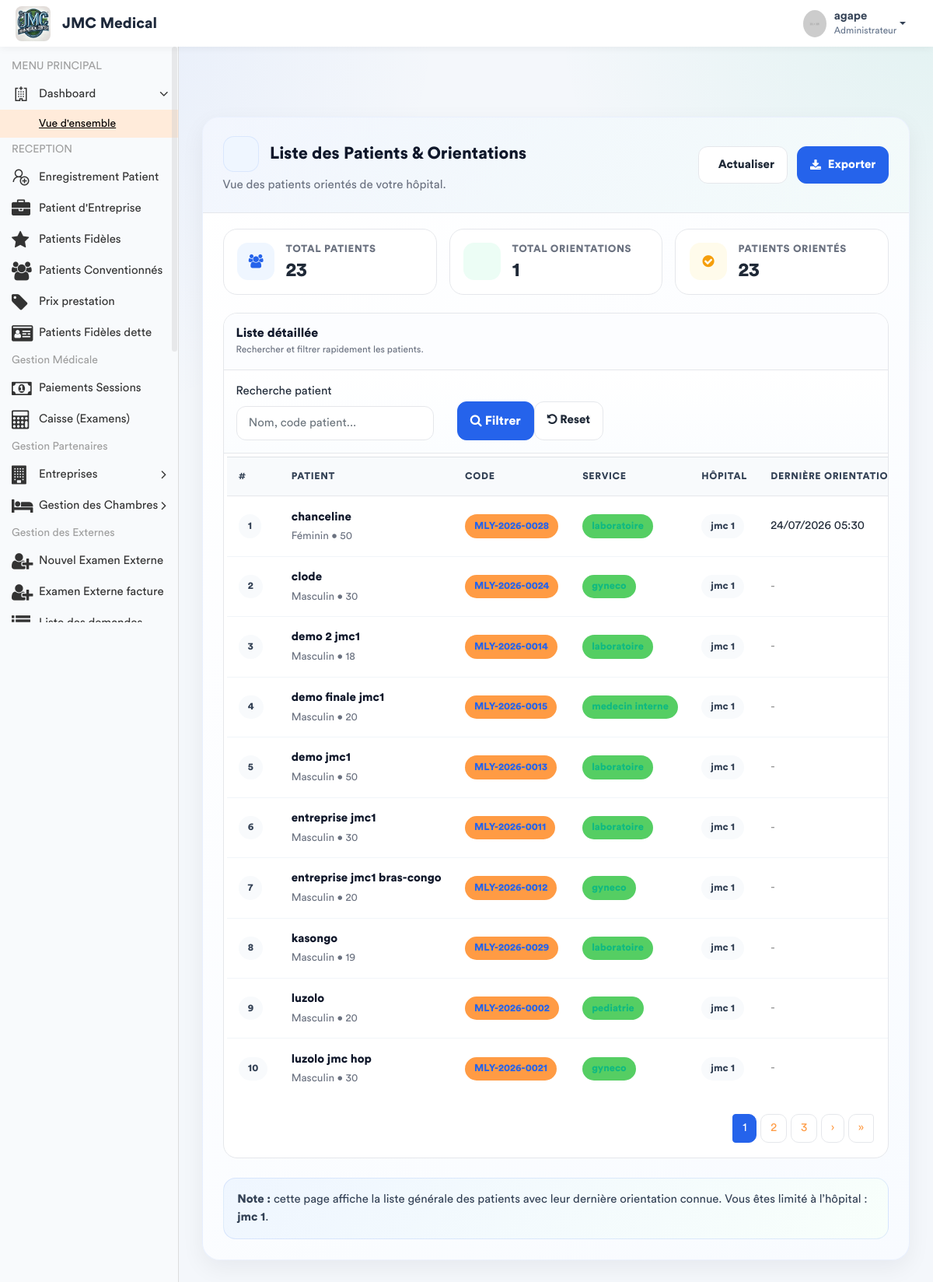
The app's page /patients/orientations/ (signed in), older data.
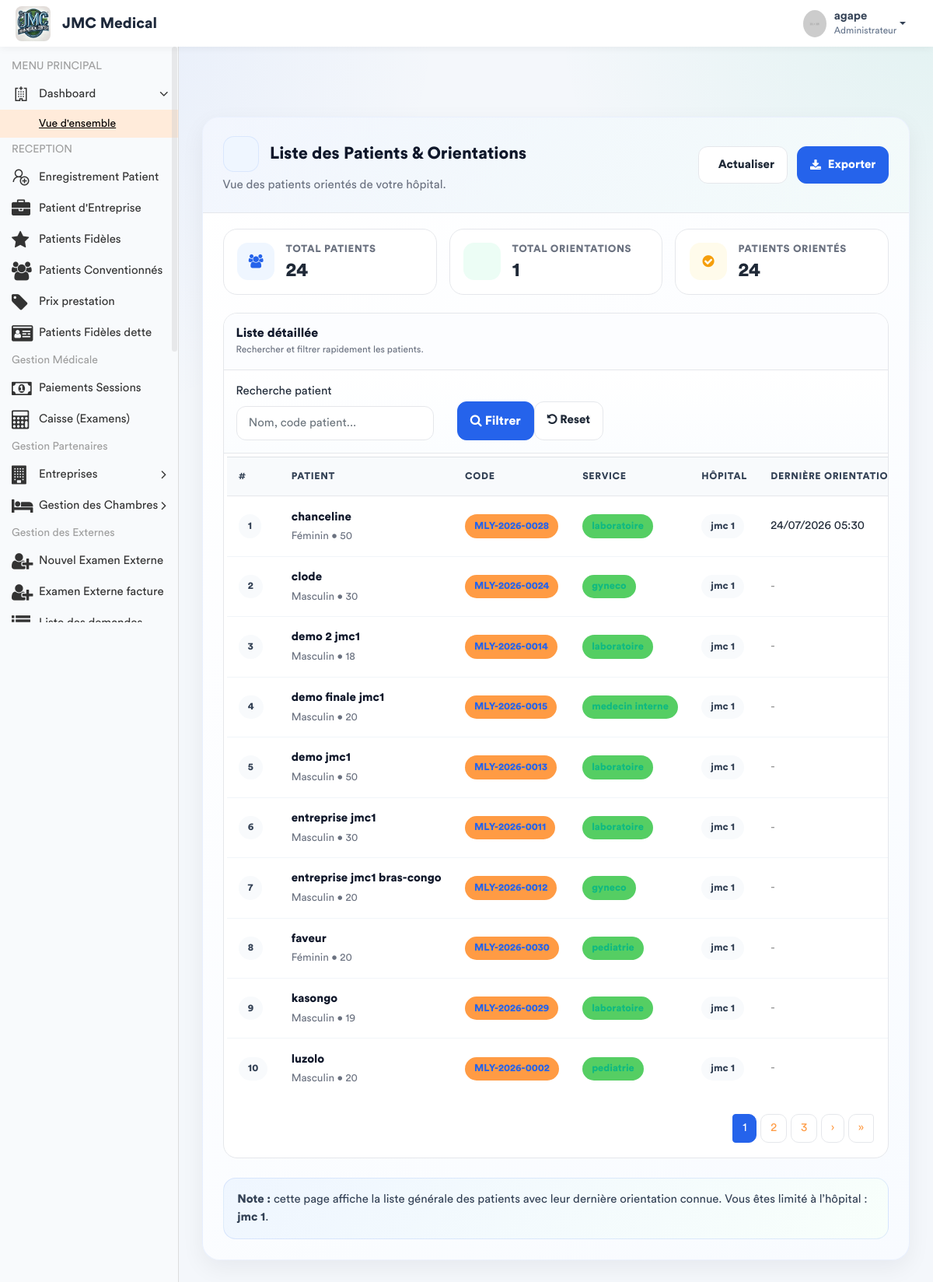
The same page, newer data.
### app/models.py (models this page shows, shortened)
class Patient(models.Model):
    TYPE_CHOICES = [
        ('SIMPLE', 'Patient Simple'),
        ('FIDELE', 'Patient Fidèle'),
        ('CONVENTIONNE', 'Patient Conventionné'),
    ]
    code_patient = models.CharField(max_length=20, unique=True, editable=False)
    noms = models.CharField(max_length=100)
    service = models.ForeignKey('Service', on_delete=models.PROTECT, related_name='patients', null=True)
    sexe = models.CharField(max_length=1, choices=[('M', 'Masculin'), ('F', 'Féminin')])
    age = models.CharField(max_length=30)
    adresse = models.TextField()
    telephone = models.CharField(max_length=20)
    hopital = models.ForeignKey(Hopital , on_delete=models.SET_NULL , related_name= 'patient_hopital', null = True)
    type_patient = models.CharField(max_length=15, choices=TYPE_CHOICES, default='SIMPLE')
    a_carte_fidelite = models.BooleanField(default=False, verbose_name="Possède carte de fidélité")
    entreprise = models.ForeignKey(
        'Entreprise',
        on_delete=models.SET_NULL,
        null=True,
        blank=True,
        related_name='patients',
        verbose_name="Entreprise (si conventionné)"
    )
    fiche_payee = models.BooleanField(default=False)
    created_by = models.ForeignKey(User, on_delete=models.SET_NULL, null=True, related_name='patients_crees')
    date_creation = models.DateTimeField(auto_now_add=True)
    date_modification = models.DateTimeField(auto_now=True)

class Service(models.Model):
    nom = models.CharField(max_length=100, unique=True)
    description = models.TextField(blank=True, null=True)
    date_creation = models.DateTimeField(default=timezone.now)
    class Meta:
        verbose_name = "Service"
        verbose_name_plural = "Services"

class Hopital(models.Model):
    nomH = models.CharField(max_length=30)

class Orientation(models.Model):
    DESTINATIONS = (
        ('PHARMACIE', 'Pharmacie'),
        ('HOSPITALISATION', 'Hospitalisation'),
        ('SALLE_SOINS', 'Salle de Soins'),
        ('BLOC_OPERATOIRE', 'Bloc Opératoire'),
        ('ACCOUCHEMENT', 'Accouchement'),  # Ajout de l'option ici
        ('SORTIE', 'Sortie/Retour à domicile'),
    )
    hopital = models.ForeignKey(Hopital , on_delete= models.SET_NULL , null = True)
    consultation = models.OneToOneField(
        Consultation,
        on_delete=models.CASCADE,
        related_name='orientation'
    )
    medecin_orientateur = models.ForeignKey(
        settings.AUTH_USER_MODEL,
        on_delete=models.SET_NULL,
        null=True,
        related_name='orientations_effectuees'
    )
    destination = models.CharField(max_length=50, choices=DESTINATIONS)
    observation = models.TextField(blank=True, null=True)
    date_orientation = models.DateTimeField(auto_now_add=True)
    est_admis = models.BooleanField(default=False)

### app/views.py (the view)
# urls.py: path("patients/orientations/", liste_patients_orientations_view, name="liste_patients_orientations"),
@login_required
def liste_patients_orientations_view(request):
    role_obj = Fonction.objects.filter(userKey=request.user).select_related("hopital", "fonctionKey").first()
    fonction_key = role_obj.fonctionKey.roleName if role_obj and role_obj.fonctionKey else "Utilisateur"
    user_hopital = role_obj.hopital if role_obj else None
    q = request.GET.get("q", "").strip()
    selected_hopital_id = request.GET.get("hopital", "").strip()
    patients = Patient.objects.select_related("hopital", "service")
    if q:
        patients = patients.filter(
            Q(noms__icontains=q) |
            Q(code_patient__icontains=q)
        )
    if request.user.is_superuser:
        if selected_hopital_id:
            patients = patients.filter(hopital_id=selected_hopital_id)
    else:
        if user_hopital:
            patients = patients.filter(hopital=user_hopital)
        else:
            patients = patients.none()
    patients = patients.order_by("noms")
    orientations = Orientation.objects.select_related(
        "consultation",
        "medecin_orientateur",
        "consultation__triage__patient",
        "hopital",
    ).order_by("-date_orientation")
    if request.user.is_superuser:
        if selected_hopital_id:
            orientations = orientations.filter(hopital_id=selected_hopital_id)
    else:
        if user_hopital:
            orientations = orientations.filter(hopital=user_hopital)
        else:
            orientations = orientations.none()
    if q:
        orientations = orientations.filter(
            Q(consultation__triage__patient__noms__icontains=q) |
            Q(consultation__triage__patient__code_patient__icontains=q)
        )
    derniere_orientation_par_patient = {}
    for orientation in orientations:
        patient = orientation.consultation.triage.patient
        if patient.id not in derniere_orientation_par_patient:
            derniere_orientation_par_patient[patient.id] = orientation
    patients_data = []
    for patient in patients:
        orientation = derniere_orientation_par_patient.get(patient.id)
        patients_data.append({
            "patient": patient,
            "orientation": orientation,
        })
    paginator = Paginator(patients_data, 10)
    page_number = request.GET.get("page")
    page_obj = paginator.get_page(page_number)
    if request.user.is_superuser:
        hopitals = Patient.objects.exclude(hopital__isnull=True).values_list(
            "hopital__id", "hopital__nomH"
        ).distinct().order_by("hopital__nomH")
    else:
        hopitals = []
    return render(request, "back-end/patient/liste_patients_orientations.html", {
        "page_obj": page_obj,
        "patients_data": page_obj.object_list,
        "patients": patients,
        "orientations": orientations,
        "fonctionKey": fonction_key,
        "user_hopital": user_hopital,
        "hopitals": hopitals,
        "selected_hopital_id": selected_hopital_id,
        "q": q,
    })

### app/templates/back-end/patient/liste_patients_orientations.html (shortened to what the changed rows need)
{% load static %}
<!DOCTYPE html>
<html lang="fr">
<head>
    {% include 'back-end/includes/css.html' %}
</head>
<body>
<div class="main-wrapper">
    <div class="page-wrapper">
        <div class="content container-fluid page-shell">
            <div class="hero-card">
                <div class="hero-top">
                    <div>
                        <h1 class="hero-title">
                            <span class="hero-icon"></span>
                            Liste des Patients & Orientations
                        </h1>
                    </div>
                </div>
                <div class="metrics">
                    <div class="metric-grid">
                        <div class="metric-card">
                            <div>
                                <div class="metric-label">Total Patients</div>
                                <div class="metric-value">{{ patients.count }}</div>
                            </div>
                        </div>
                        <div class="metric-card">
                            <div>
                                <div class="metric-label">Patients Orientés</div>
                                <div class="metric-value">{{ page_obj.paginator.count }}</div>
                            </div>
                        </div>
                    </div>
                </div>
                <div class="content-card">
                    <div class="table-wrap table-responsive">
                        <table class="table table-hover align-middle mb-0">
                            <thead>
                                <tr>
                                    <th>#</th>
                                    <th>Patient</th>
                                    <th>Code</th>
                                    <th>Service</th>
                                    <th>Hôpital</th>
                                    <th>Dernière orientation</th>
                                </tr>
                            </thead>
                            <tbody>
                                {% for item in patients_data %}
                                    {% with patient=item.patient orientation=item.orientation %}
                                        <tr>
                                            <td><span class="badge-custom badge-light">{{ forloop.counter }}</span></td>
                                            <td>
                                                <div class="patient-name">{{ patient.noms }}</div>
                                                <div class="patient-meta">
                                                    {% if patient.sexe == 'M' %}Masculin{% else %}Féminin{% endif %}
                                                    {% if patient.age %} • {{ patient.age }}{% endif %}
                                                </div>
                                            </td>
                                            <td><span class="badge-custom badge-primary">{{ patient.code_patient }}</span></td>
                                            <td>
                                                {% if patient.service %}
                                                    <span class="badge-custom badge-success">{{ patient.service.nom }}</span>
                                                {% else %}
                                                    <span class="text-muted">-</span>
                                                {% endif %}
                                            </td>
                                            <td>
                                                {% if patient.hopital %}
                                                    <span class="badge-custom badge-light">{{ patient.hopital.nomH }}</span>
                                                {% else %}
                                                    <span class="text-muted">-</span>
                                                {% endif %}
                                            </td>
                                            <td>
                                                {% if orientation %}
                                                    {{ orientation.date_orientation|date:"d/m/Y H:i" }}
                                                {% else %}
                                                    <span class="text-muted">-</span>
                                                {% endif %}
                                            </td>
                                        </tr>
                                    {% endwith %}
                                {% endfor %}
                            </tbody>
                        </table>
                    </div>
                    <div class="pagination-wrap">
                        <nav aria-label="Pagination patients">
                            <ul class="pagination">
                                {% for num in page_obj.paginator.page_range %}
                                    {% if page_obj.number == num %}
                                        <li class="page-item active"><span class="page-link">{{ num }}</span></li>
                                    {% elif num > page_obj.number|add:'-3' and num < page_obj.number|add:'3' %}
                                        <li class="page-item">
                                            <a class="page-link" href="?page={{ num }}{% if q %}&q={{ q }}{% endif %}{% if selected_hopital_id %}&hopital={{ selected_hopital_id }}{% endif %}">{{ num }}</a>
                                        </li>
                                    {% endif %}
                                {% endfor %}
                            </ul>
                        </nav>
                    </div>
                </div>
            </div>
        </div>
    </div>
</div>
</body>
</html>

Row changes from the older to the newer data that the page shows:
no longer on this page (row unchanged): Patient: patient.noms "luzolo jmc hop", sexe "Masculin", patient.age "30", patient.code_patient "MLY-2026-0021", patient.service.nom "gyneco", patient.hopital.nomH "jmc 1"
added Patient: patient.noms "faveur", sexe "Féminin", patient.age "20", patient.code_patient "MLY-2026-0030", patient.service.nom "pediatrie", patient.hopital.nomH "jmc 1"
Text that changed along with them:
{{ patients.count }}: "23" → "24"
{{ page_obj.paginator.count }}: "23" → "24"
